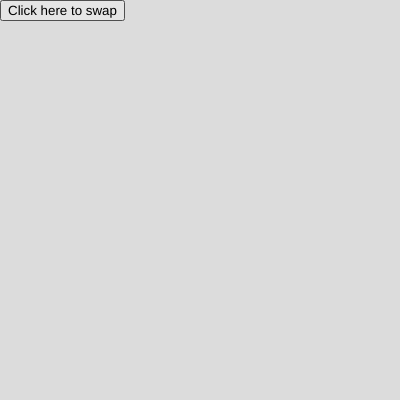
Frame 1 (no input)
Frame 60 (no input): identical to frame 1, image omitted
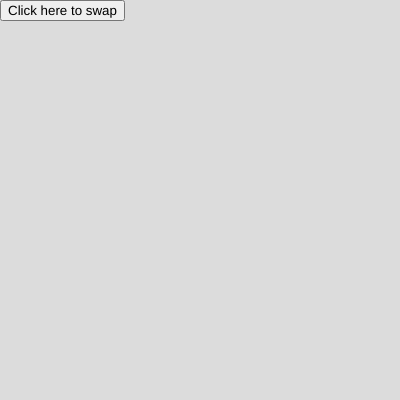
Frame 120 (the mouse pressed at the canvas centre since frame 60)

The p5.js sketch that drew these frames (run headless with seeded random() and noise() and a simulated clock; from frame 60 on, the mouse is pressed at the canvas centre):

// p5.js sketch
// ── sketch.js
var a = prompt("Enter the first variable");
var b = prompt("Enter the second variable");
function setup() {
  createCanvas(400, 400);
  var b2 = createButton("Click here to swap");
 b2.mousePressed(swap);

 b3 = createButton("Add");
 b3.mousePressed(add);

 b2.position(0,0)

}

function draw() {
  background(220);
}
function swap(){
  [a,b]=[b,a]
  console.log("value of A after swapping is "+a)
  console.log("value of B after swapping is "+b)
}
function add(){
  var c = a+b;
console.log (+(a+b));
}
